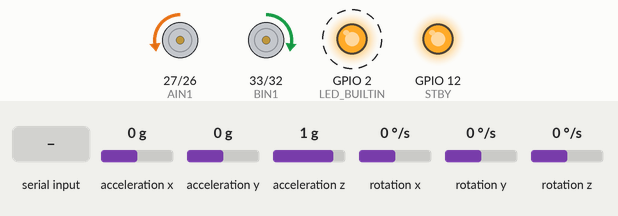
Bench run of a sketch on a simulated ESP32. Parts: motor-driver pin pairs drawn as motors (green arrow = first pin HIGH = forward, orange = second pin HIGH = backward, longer = more drive, scaled by the enable pin, stopped while the standby pin is LOW), output pins drawn as LEDs (lit = HIGH). Dashed ring = blinking. Inputs (shaded band) come from the test bench; at power-on: acceleration y 0 g, rotation x 0 °/s, acceleration z 1 g, acceleration x 0 g, rotation y 0 °/s, rotation z 0 °/s. Nothing arrives over Bluetooth unless stated.

Above: at 7.5 s.
7.9 s: acceleration y set to -1.4 g
At 8.34 s:
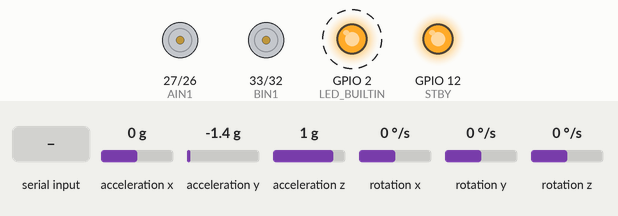
10.9 s: rotation x set to 130 °/s
13.9 s: rotation x set to 135 °/s
At 15.14 s:
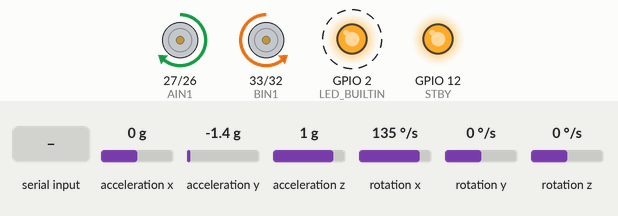
16.9 s: acceleration z set to 1.4 g
At 18.74 s:
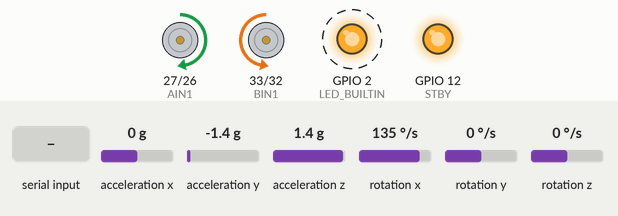
19.9 s: "L\n" received over the second serial link
At 20.34 s:
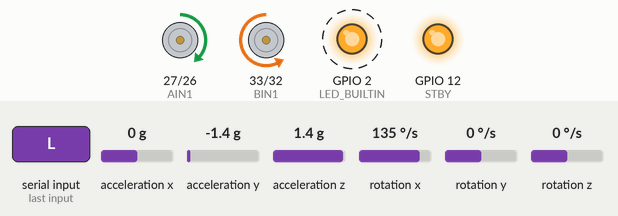
22.9 s: "R\n" received over the second serial link
At 23.14 s:
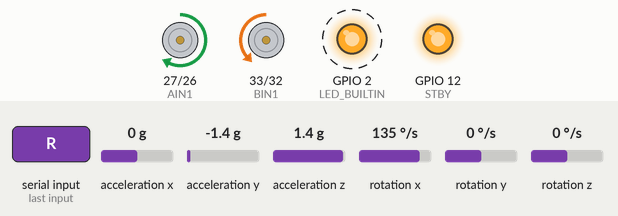
Timing chart, 0 to 26.9 s (numbered marks = the images above; inputs shaded):
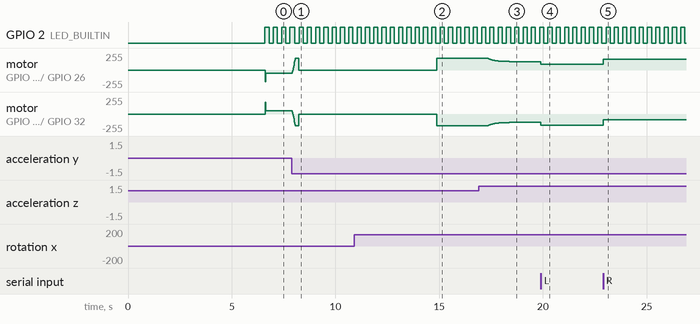

The sketch:

esp32_balancing_bot_bt.ino
```cpp
#include <Wire.h>
#include <MPU6050.h>
#include "BluetoothSerial.h"

BluetoothSerial SerialBT;

// Motor and MPU6050 Pins
#define PWMA 14
#define AIN1 27
#define AIN2 26
#define PWMB 25
#define BIN1 33
#define BIN2 32
#define STBY 12

#define SDA 21
#define SCL 22

#define PWM_FREQ 5000
#define PWM_RES 8

#define LED_BUILTIN 2

MPU6050 mpu;

// PID variables
float Kp = 15.0;
float Ki = 0.0;
float Kd = 1.5;
float setpoint = -3.5;

float input_angle = 0;
float output = 0;
float error = 0;
float last_error = 0;
float integral = 0;
float derivative = 0;

const float alpha = 0.98f;
float angle = 0;
float filtered_angle = 0;

float gyro_offset_y = 0;
const int calib_samples = 1000;

unsigned long lastSensorTime = 0;
unsigned long lastPIDTime = 0;

char btCommand = 'S';
int accelerationStep = 5;
bool ledState = false;
unsigned long ledPrevMillis = 0;

// ------------------------- SETUP ---------------------

void setup() {
  Serial.begin(115200);
  SerialBT.begin("ESP32_BalancingBot");

  pinMode(AIN1, OUTPUT);
  pinMode(AIN2, OUTPUT);
  pinMode(BIN1, OUTPUT);
  pinMode(BIN2, OUTPUT);
  pinMode(STBY, OUTPUT);
  pinMode(LED_BUILTIN, OUTPUT);

  enableMotors();

  ledcSetup(0, PWM_FREQ, PWM_RES);
  ledcSetup(1, PWM_FREQ, PWM_RES);
  ledcAttachPin(PWMA, 0);
  ledcAttachPin(PWMB, 1);

  Wire.begin(SDA, SCL);
  mpu.initialize();
  if (!mpu.testConnection()) {
    while (true) { delay(100); }
  }

  calibrateGyro();

  lastSensorTime = millis();
  lastPIDTime = millis();
}

// ------------------------- MAIN LOOP ---------------------

void loop() {
  unsigned long now = millis();

  if (now - lastSensorTime >= 5) {
    sensorUpdate();
    lastSensorTime = now;
  }

  if (now - lastPIDTime >= 20) {
    pidCompute();
    lastPIDTime = now;
  }

  motorControl();
  ledBlink();
  bluetoothHandler();
}

// ------------------------- SENSORS ---------------------

void sensorUpdate() {
  int16_t ax, ay, az, gx, gy, gz;
  mpu.getMotion6(&ax, &ay, &az, &gx, &gy, &gz);

  float accAngle = atan2((float)ay, (float)az) * 180.0 / PI;

  float dt = 0.005f;
  float gyroRate = ((float)gx - gyro_offset_y) / 131.0f;

  angle = alpha * (angle + gyroRate * dt) + (1.0f - alpha) * accAngle;
  filtered_angle = (filtered_angle * 0.98f) + (angle * 0.02f);

  input_angle = filtered_angle;
}

void calibrateGyro() {
  long sum = 0;
  int16_t ax, ay, az, gx, gy, gz;
  for (int i = 0; i < calib_samples; i++) {
    mpu.getMotion6(&ax, &ay, &az, &gx, &gy, &gz);
    sum += gy;
    delay(3);
  }
  gyro_offset_y = sum / (float)calib_samples;
}

// ------------------------- PID ---------------------

void pidCompute() {
  float dt = 0.02f;

  error = setpoint - input_angle;
  integral += error * dt;
  integral = constrain(integral, -150.0f, 150.0f);
  derivative = (error - last_error) / dt;

  output = (Kp * error) + (Ki * integral) + (Kd * derivative);

  last_error = error;

  output = constrain(output, -220, 220);

  if (abs(output) < 20) output = 0; // dead zone
}

// ------------------------- MOTORS ---------------------

void motorControl() {
  static int movePWM = 0;

  int targetPWM = 0;
  switch (btCommand) {
    case 'F': targetPWM = 60; break;
    case 'B': targetPWM = -60; break;
    default: targetPWM = 0; break;
  }

  if (movePWM < targetPWM) movePWM += accelerationStep;
  if (movePWM > targetPWM) movePWM -= accelerationStep;

  int leftOffset = movePWM;
  int rightOffset = movePWM;

  if (btCommand == 'L') { leftOffset = -40; rightOffset = 40; }
  if (btCommand == 'R') { leftOffset = 40; rightOffset = -40; }

  int leftSpeed = constrain(output + leftOffset, -180, 180);
  int rightSpeed = constrain(output + rightOffset, -180, 180);

  if (abs(input_angle - setpoint) > 18) {
    leftSpeed = 0;
    rightSpeed = 0;
  }

  setMotor(leftSpeed, rightSpeed);
}

void enableMotors() { digitalWrite(STBY, HIGH); }

void setMotor(int left, int right) {
  digitalWrite(AIN1, left >= 0);
  digitalWrite(AIN2, !(left >= 0));
  ledcWrite(0, abs(left));

  digitalWrite(BIN1, !(right >= 0));
  digitalWrite(BIN2, (right >= 0));
  ledcWrite(1, abs(right));
}

// ------------------------- LED ---------------------

void ledBlink() {
  unsigned long now = millis();
  unsigned long interval = (abs(error) < 2) ? 900 : 200;

  if (now - ledPrevMillis >= interval) {
    ledPrevMillis = now;
    ledState = !ledState;
    digitalWrite(LED_BUILTIN, ledState);
  }
}

// ------------------------- BLUETOOTH ---------------------

void bluetoothHandler() {
  static String buff = "";

  while (SerialBT.available()) {
    char c = SerialBT.read();

    if (c == '\n' || c == '\r') {
      if (buff.length() > 0) processCommand(buff);
      buff = "";
    } else {
      buff += c;
    }
  }
}

void processCommand(String cmd) {
  cmd.toUpperCase();

  if (cmd == "F" || cmd == "B" || cmd == "L" || cmd == "R" || cmd == "S") {
    btCommand = cmd.charAt(0);
    SerialBT.println("ACK: CMD=" + cmd);
    return;
  }

  if (cmd.startsWith("SET ")) {
    int s1 = cmd.indexOf(' ');
    int s2 = cmd.indexOf(' ', s1 + 1);

    String var = cmd.substring(s1 + 1, s2);
    float val = cmd.substring(s2 + 1).toFloat();

    if (var == "KP") Kp = val;
    else if (var == "KI") Ki = val;
    else if (var == "KD") Kd = val;
    else if (var == "SP") setpoint = val;
    else { SerialBT.println("ERR"); return; }

    SerialBT.println("ACK: " + var + "=" + String(val));
  }
}
```

Measured:
- the behaviour switches between 134 and 135 °/s on rotation x (found by bisection; images 1 and 2)
- after the input at 7.9 s, motor on GPIO 27 (AIN1) / GPIO 26 (AIN2): rises from backward 52/255 to forward 179/255 in 0.18 s, then falls to stopped in 0.15 s
- after the input at 13.9 s, motor on GPIO 27 (AIN1) / GPIO 26 (AIN2): stopped → forward 179/255 after 0.98 s; motor on GPIO 33 (BIN1) / GPIO 32 (BIN2): stopped → backward 179/255 after 0.98 s
- after the input at 16.9 s, motor on GPIO 27 (AIN1) / GPIO 26 (AIN2): moves from forward 179/255 to forward 126/255 over 1.3 s, starting after 0.42 s; motor on GPIO 33 (BIN1) / GPIO 32 (BIN2): moves from backward 179/255 to backward 126/255 over 1.3 s, starting after 0.42 s
- after the input at 19.9 s, motor on GPIO 27 (AIN1) / GPIO 26 (AIN2): forward 126/255 → forward 86/255 at once; motor on GPIO 33 (BIN1) / GPIO 32 (BIN2): backward 126/255 → backward 165/255 at once
- after the input at 22.9 s, motor on GPIO 27 (AIN1) / GPIO 26 (AIN2): forward 86/255 → forward 165/255 at once; motor on GPIO 33 (BIN1) / GPIO 32 (BIN2): backward 165/255 → backward 86/255 at once
- by itself, GPIO 2 (LED_BUILTIN): alternates HIGH for 0.20 s and LOW for 0.20 s
